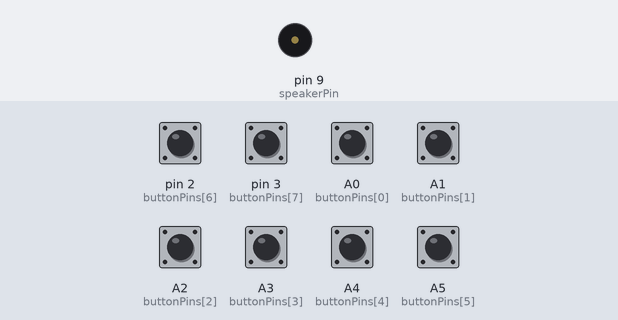
A sketch run on a simulated Arduino Uno, built with avr-gcc and run on an emulated ATmega328P. Shown: buzzer (waves = sounding). The inputs (shaded band) are chosen by the test bench; at power-on: A0 (buttonPins[0]), A1 (buttonPins[1]), A2 (buttonPins[2]), A3 (buttonPins[3]), A4 (buttonPins[4]), A5 (buttonPins[5]), pin 2 (buttonPins[6]), pin 3 (buttonPins[7]) HIGH.

Above: at 1.2 s.
1.3 s: pin 2 (buttonPins[6]) pulled LOW for 0.15 s
At 1.43 s:
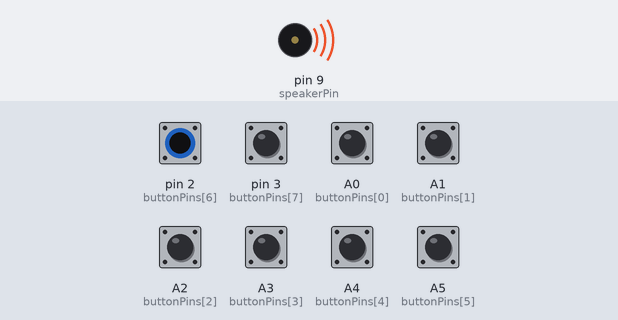
Timing chart, 0 to 4.3 s (numbered marks = the images above; inputs shaded):
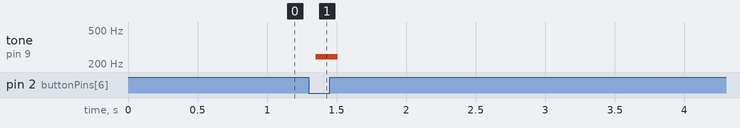

The sketch:

5.ino
```cpp
int speakerPin = 9;
const int buttonPins[] = {A0, A1, A2, A3, A4, A5, 2, 3};

void playTone(int tone) {
  for (long i = 0; i < 1000; i += tone) {
    digitalWrite(speakerPin, HIGH);
    delayMicroseconds(tone);
    digitalWrite(speakerPin, LOW);
    delayMicroseconds(tone);
  }
}

void playNote(int note) {
  int tone;
  switch (note) {
    case 0: tone = 3830; break; // c
    case 1: tone = 3400; break; // d
    case 2: tone = 3038; break; // e
    case 3: tone = 2864; break; // f
    case 4: tone = 2550; break; // g
    case 5: tone = 2276; break; // a
    case 6: tone = 2029; break; // b
    case 7: tone = 1915; break; // C
  }
  playTone(tone);
}

void setup() {
  pinMode(speakerPin, OUTPUT);

  for (int i = 0; i < 8; i++) {
    pinMode(buttonPins[i], INPUT_PULLUP); //quando pressionado fica LOW
  }
}

void loop() {

  for (int i = 0; i < 8; i++) {
    if (digitalRead(buttonPins[i]) == LOW) {
      playNote(i);
    }
    else {
      digitalWrite(speakerPin, LOW);
    }
  }
}
```

Measured:
- after the input at 1.3 s, tone on pin 9 (speakerPin): silent → 242 Hz after 0.05 s, → silent 0.16 s later
